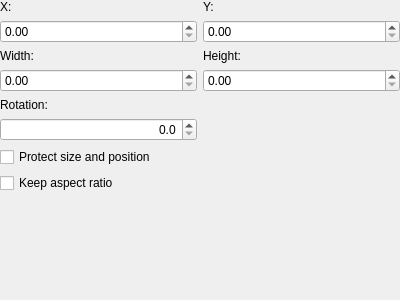
<ui version="4.0" >
 <class>KivioShapeGeometry</class>
 <widget class="QWidget" name="KivioShapeGeometry" >
  <property name="geometry" >
   <rect>
    <x>0</x>
    <y>0</y>
    <width>400</width>
    <height>300</height>
   </rect>
  </property>
  <property name="windowTitle" >
   <string/>
  </property>
  <layout class="QVBoxLayout" >
   <property name="margin" >
    <number>0</number>
   </property>
   <property name="spacing" >
    <number>0</number>
   </property>
   <item>
    <layout class="QGridLayout" >
     <property name="margin" >
      <number>0</number>
     </property>
     <property name="spacing" >
      <number>6</number>
     </property>
     <item row="0" column="0" >
      <widget class="QLabel" name="label" >
       <property name="text" >
        <string>X:</string>
       </property>
       <property name="buddy" >
        <cstring>m_frameLeft</cstring>
       </property>
      </widget>
     </item>
     <item row="0" column="1" >
      <widget class="QLabel" name="label_4" >
       <property name="text" >
        <string>Y:</string>
       </property>
       <property name="buddy" >
        <cstring>m_frameTop</cstring>
       </property>
      </widget>
     </item>
     <item row="1" column="0" >
      <widget class="KoUnitDoubleSpinBox" name="m_xInput" />
     </item>
     <item row="1" column="1" >
      <widget class="KoUnitDoubleSpinBox" name="m_yInput" />
     </item>
     <item row="2" column="0" >
      <widget class="QLabel" name="label_3" >
       <property name="text" >
        <string>Width:</string>
       </property>
       <property name="buddy" >
        <cstring>m_frameWidth</cstring>
       </property>
      </widget>
     </item>
     <item row="2" column="1" >
      <widget class="QLabel" name="label_5" >
       <property name="text" >
        <string>Height:</string>
       </property>
       <property name="buddy" >
        <cstring>m_frameHeight</cstring>
       </property>
      </widget>
     </item>
     <item row="3" column="0" >
      <widget class="KoUnitDoubleSpinBox" name="m_widthInput" />
     </item>
     <item row="3" column="1" >
      <widget class="KoUnitDoubleSpinBox" name="m_heightInput" />
     </item>
     <item row="4" column="0" >
      <widget class="QLabel" name="label_2" >
       <property name="text" >
        <string>Rotation:</string>
       </property>
      </widget>
     </item>
     <item row="5" column="0" >
      <widget class="QDoubleSpinBox" name="m_rotationInput" >
       <property name="alignment" >
        <set>Qt::AlignRight</set>
       </property>
       <property name="decimals" >
        <number>1</number>
       </property>
       <property name="maximum" >
        <double>360.000000000000000</double>
       </property>
      </widget>
     </item>
     <item row="6" column="0" colspan="2" >
      <widget class="QCheckBox" name="m_protectSizeCheck" >
       <property name="text" >
        <string>Protect size and position</string>
       </property>
      </widget>
     </item>
     <item row="7" column="0" colspan="2" >
      <widget class="QCheckBox" name="m_aspectRatioCheck" >
       <property name="text" >
        <string>Keep aspect ratio</string>
       </property>
      </widget>
     </item>
    </layout>
   </item>
   <item>
    <spacer>
     <property name="orientation" >
      <enum>Qt::Vertical</enum>
     </property>
     <property name="sizeHint" >
      <size>
       <width>20</width>
       <height>51</height>
      </size>
     </property>
    </spacer>
   </item>
  </layout>
 </widget>
 <layoutfunction spacing="KDialog::spacingHint" margin="KDialog::marginHint" />
 <customwidgets>
  <customwidget>
   <class>KoUnitDoubleSpinBox</class>
   <extends>QDoubleSpinBox</extends>
   <header>KoUnitWidgets.h</header>
  </customwidget>
 </customwidgets>
 <includes/>
 <resources/>
 <connections/>
</ui>
